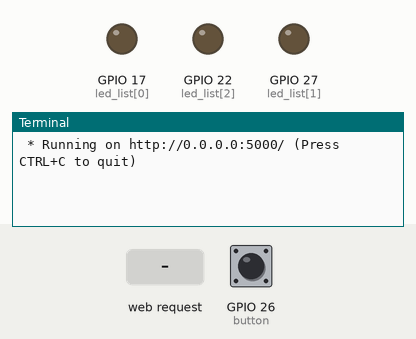
Recording of a program running on a simulated Raspberry Pi (BCM pin numbers). Parts: output pins drawn as LEDs (lit = HIGH), the last lines printed to the terminal. Inputs (shaded band) come from the test bench; at power-on: GPIO 26 (button) HIGH. The clock reads 2024-03-15 10:24:30 at power-on unless the program sets it.

Above: at 1.2 s.
1.3 s: HTTP request for / received
At 2.2 s:
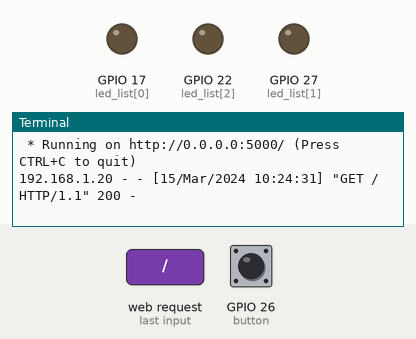
2.8 s: HTTP request for /push-button received
At 3.4 s:
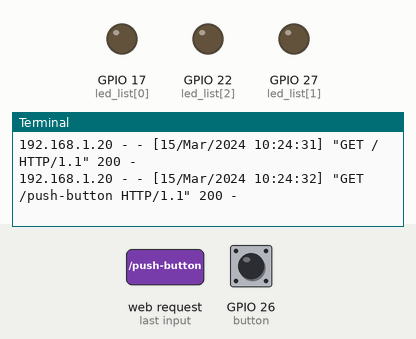
4.3 s: HTTP request for /led/17/state/0 received
At 5.7 s:
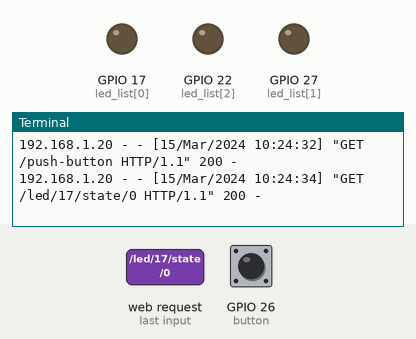

The program:

L04_WebServer.py
```python
from flask import Flask
from gpiozero import LED, Button

# App to toggle between 3 LEDs when push button is pressed

led_list = [LED(17), LED(27), LED(22)] # LEDs at GPIO pins 17, 27 and 22
button = Button(26) # Button at GPIO pin 26

app = Flask(__name__)

# Main webpage
@app.route("/")
def index():
    return "Hello from Raspberry Pi 5!"

# To check if button is pressed
# Refresh to check (does'nt auto refresh)
@app.route("/push-button")
def press():
    if button.is_pressed:
        return "Button is pressed"
    return "Button is not pressed"

# Input led number and state as numbers in the link to turn on/off a specific LED
@app.route("/led/<int:led_number>/state/<int:state>")
def switch_led(led_number, state):
    # 3 LEDs only -- 0, 1, 2
    if led_number < 0 or led_number >= len(led_list):
        return "LED Number " + str(led_number) + " is invalid"
    # 0 - OFF, 1 - ON
    if state not in (0, 1):
        return "State " + str(state) + " is invalid"
    if state == 0:
        led_list[led_number].off()
    else:
        led_list[led_number].on()
    return "OK"

# Run on localhost port 5000
app.run(host="0.0.0.0", port=5000)
```

Measured:
- after the input at 1.3 s, the terminal: prints a new line at once (image 1)
- after the input at 2.8 s, the terminal: prints a new line at once (image 2)
- after the input at 4.3 s, the terminal: prints a new line at once (image 3)
